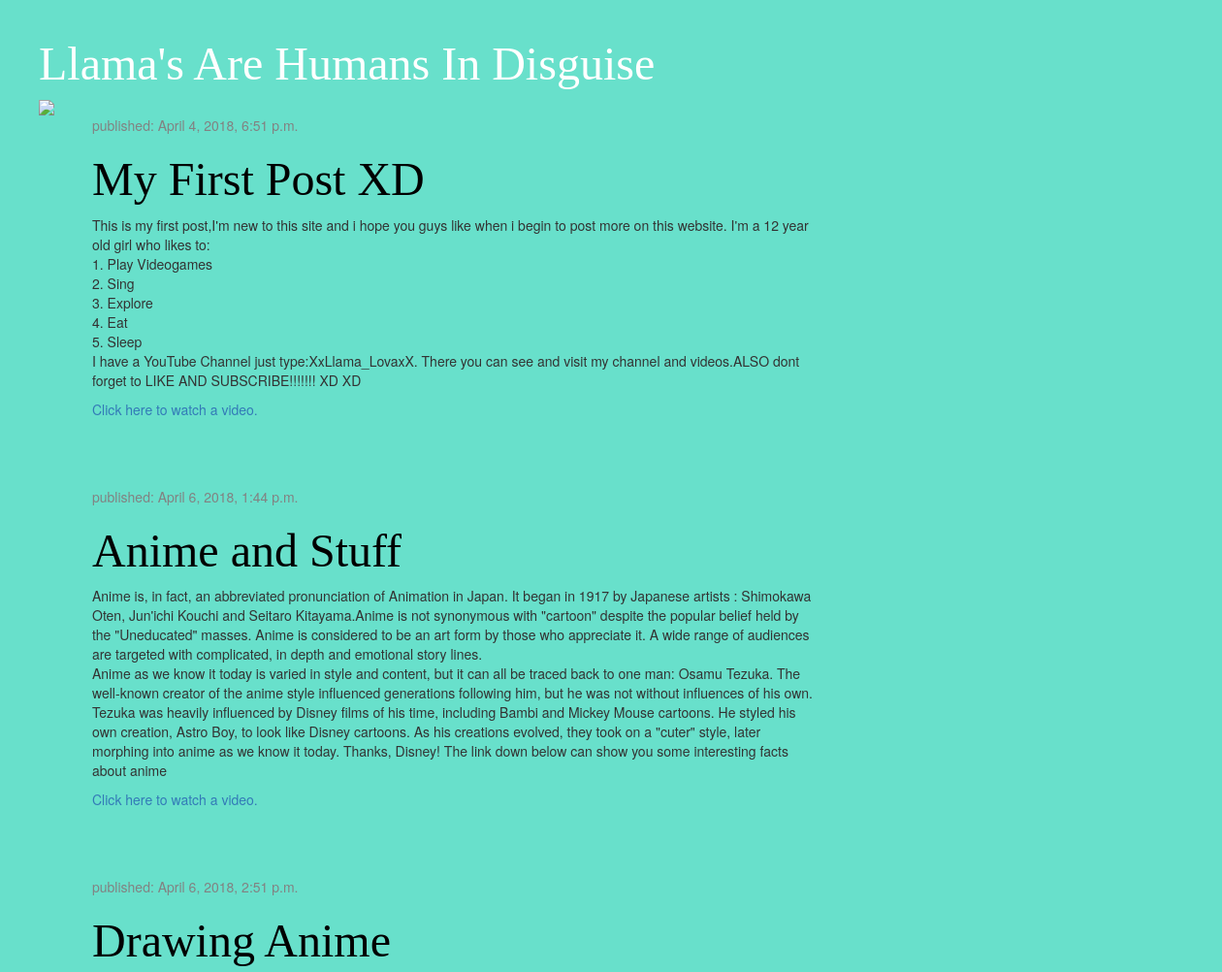
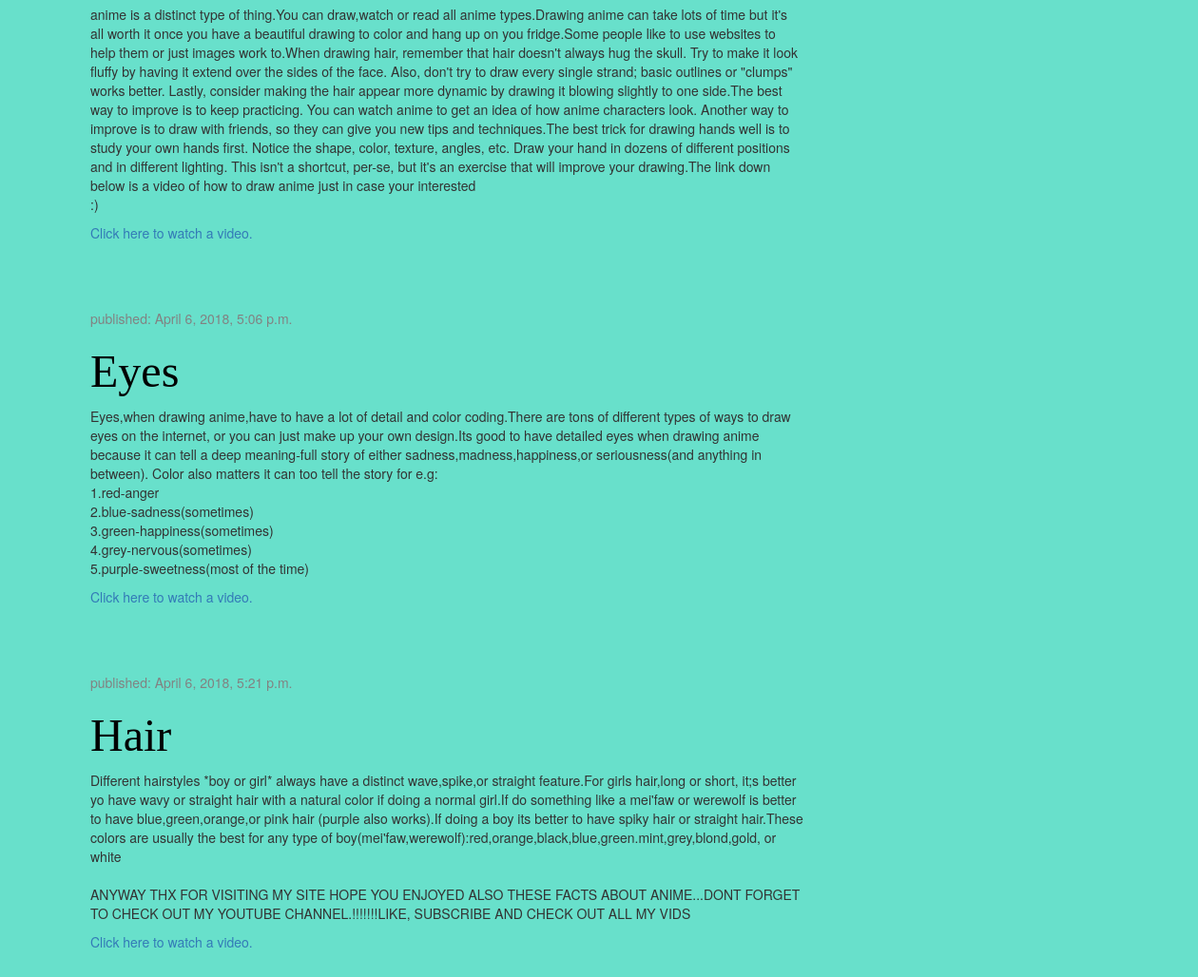
The page / on the database its author committed (2 pictures, top to bottom).
### blog/models.py (models this page shows, shortened)
class Post(models.Model):
    author = models.ForeignKey('auth.User', on_delete=models.CASCADE)
    title = models.CharField(max_length=200)
    text = models.TextField()
    created_date = models.DateTimeField(
            default=timezone.now)
    published_date = models.DateTimeField(
            blank=True, null=True)
    link = models.URLField(blank=True)

### blog/views.py (the view)
# urls.py: url(r'^$', views.post_list, name='post_list'),
def post_list(request):
    posts = Post.objects.filter(published_date__lte=timezone.now()).order_by('published_date')
    return render(request, 'blog/post_list.html', {'posts': posts})

### blog/templates/blog/post_list.html (shortened to what this page needs)
{% load staticfiles %}
<html>
    <head>
        <link rel="stylesheet" href="//maxcdn.bootstrapcdn.com/bootstrap/3.2.0/css/bootstrap.min.css">
        <link rel="stylesheet" href="//maxcdn.bootstrapcdn.com/bootstrap/3.2.0/css/bootstrap-theme.min.css">
        <link rel="stylesheet" href="{% static 'css/blog.css' %}">
    </head>
    <body>
        <div class="page-header">
            <h1><a href="/">Llama's Are Humans In Disguise</a></h1>
    <div><img src="https://i.pinimg.com/originals/fe/2f/cf/fe2fcf4c0274878de2d7baf977095cb4.jpg"</div>
        <div class="content container">
            <div class="row">
                <div class="col-md-8">
                    {% for post in posts %}
                        <div class="post">
                            <div class="date">
                                <p>published: {{ post.published_date }}</p>
                            </div>
                            <h1><a href="">{{ post.title }}</a></h1>
                            <p>{{ post.text|linebreaksbr }}</p>
                            <a href="{{ post.link }}">Click here to watch a video.</a>
                        </div>
                    {% endfor %}
                </div>
            </div>
        </div>
    </body>
</html>

### blog/static/css/blog.css (style rules this page uses)
.page-header { background-color: #68E0CB; margin-top: 0; padding: 20px 20px 20px 40px; }
.page-header h1, .page-header h1 a, .page-header h1 a:visited, .page-header h1 a:active { color: #ffffff; font-size: 36pt; text-decoration: none; }
.content { margin-left: 40px; }
h1, h2, h3, h4 { font-family: 'Lobster', cursive; }
.date { color: #828282; }
.post { margin-bottom: 70px; }
.post h1 a, .post h1 a:visited { color: #000000; }

### rows shown on the page
Post: published_date "April 4, 2018, 6:51 p.m.", title "My First Post XD", text "This is my first post,I'm new to this site and i hope you guys like when i begin to post more on this website. I'm a 12 year old girl who likes to: 1. Play Videogames 2. Sing 3. Explore 4. Eat 5. Sleep I have a YouTube Channel just type:XxLlama_LovaxX. There you can see and visit my channel and videos.ALSO dont forget to LIKE AND SUBSCRIBE!!!!!!! XD XD"
Post: published_date "April 6, 2018, 1:44 p.m.", title "Anime and Stuff", text "Anime is, in fact, an abbreviated pronunciation of Animation in Japan. It began in 1917 by Japanese artists : Shimokawa Oten, Jun'ichi Kouchi and Seitaro Kitayama.Anime is not synonymous with \"cartoon\" despite the popular belief held by the \"Uneducated\" masses. Anime is considered to be an art form by those who appreciate it. A wide range of audiences are targeted with complicated, in depth and emotional story lines. Anime as we know it today is varied in style and content, but it can all be traced back to one man: Osamu Tezuka. The well-known creator of the anime style influenced generations following him, but he was not without influences of his own. Tezuka was heavily influenced by…"
Post: published_date "April 6, 2018, 2:51 p.m.", title "Drawing Anime", text "anime is a distinct type of thing.You can draw,watch or read all anime types.Drawing anime can take lots of time but it's all worth it once you have a beautiful drawing to color and hang up on you fridge.Some people like to use websites to help them or just images work to.When drawing hair, remember that hair doesn't always hug the skull. Try to make it look fluffy by having it extend over the sides of the face. Also, don't try to draw every single strand; basic outlines or \"clumps\" works better. Lastly, consider making the hair appear more dynamic by drawing it blowing slightly to one side.The best way to improve is to keep practicing. You can watch anime to get an idea of how anime…"
Post: published_date "April 6, 2018, 5:06 p.m.", title "Eyes", text "Eyes,when drawing anime,have to have a lot of detail and color coding.There are tons of different types of ways to draw eyes on the internet, or you can just make up your own design.Its good to have detailed eyes when drawing anime because it can tell a deep meaning-full story of either sadness,madness,happiness,or seriousness(and anything in between). Color also matters it can too tell the story for e.g: 1.red-anger 2.blue-sadness(sometimes) 3.green-happiness(sometimes) 4.grey-nervous(sometimes) 5.purple-sweetness(most of the time)"
Post: published_date "April 6, 2018, 5:21 p.m.", title "Hair", text "Different hairstyles *boy or girl* always have a distinct wave,spike,or straight feature.For girls hair,long or short, it;s better yo have wavy or straight hair with a natural color if doing a normal girl.If do something like a mei'faw or werewolf is better to have blue,green,orange,or pink hair (purple also works).If doing a boy its better to have spiky hair or straight hair.These colors are usually the best for any type of boy(mei'faw,werewolf):red,orange,black,blue,green.mint,grey,blond,gold, or white ANYWAY THX FOR VISITING MY SITE HOPE YOU ENJOYED ALSO THESE FACTS ABOUT ANIME...DONT FORGET TO CHECK OUT MY YOUTUBE CHANNEL.!!!!!!!LIKE, SUBSCRIBE AND CHECK OUT ALL MY VIDS"
